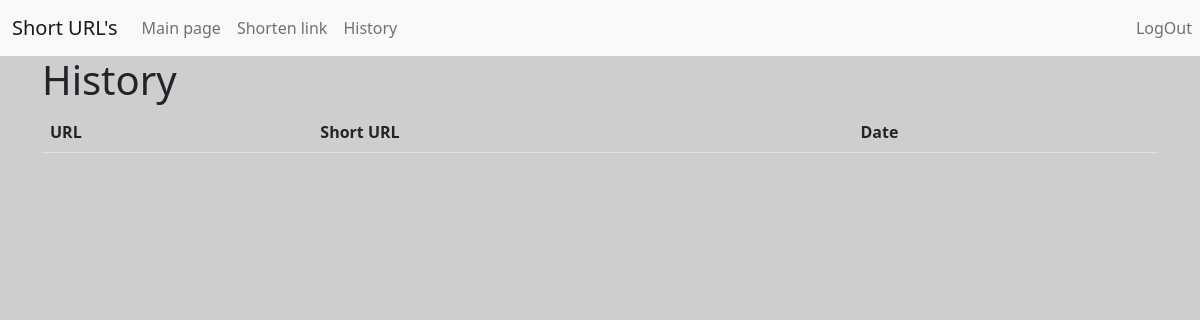
Before: /history/ (signed in) with the older database file.
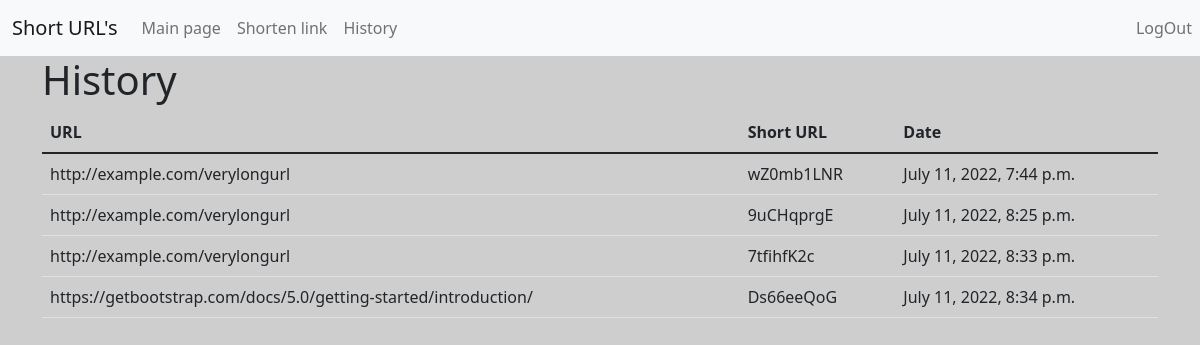
After: the same page with the newer database file.
### shorturl/models.py (models this page shows, shortened)
class Urls(models.Model):
    user = models.ForeignKey(
        settings.AUTH_USER_MODEL, on_delete=models.CASCADE, related_name='urls', verbose_name="creator", default=''
    )
    url = models.CharField(max_length=300, verbose_name='URL')
    short = models.CharField(max_length=200, verbose_name='short')
    created_at = models.DateTimeField(auto_now=True)

### shorturl/views.py (the view)
# urls.py: path('history/', history_list, name='history')
def history_list(request):
    if request.user.is_authenticated:
        url = Urls.objects.filter(user=request.user)
        return render(request, "main/history.html", {"url": url})
    else:
        return redirect('/login/', )

### templates/main/history.html (shortened to what this page needs)
{% extends "base.html" %}
{% load i18n static crispy_forms_filters%}
{% load static %}
{% block content %}
    <h1>History</h1>
    <table class="table">
        <thead>
        <tr>
            <th>URL</th>
            <th>Short URL</th>
            <th>Date</th>
        </tr>
        </thead>
        <tbody>
        {% for item in url %}
                <tr>
                    <td>{{ item.url }}</td>
                    <td>{{ item.short }}</td>
                    <td>{{ item.created_at }}</td>
                </tr>
        {% endfor %}
          </tbody>
    </table>
{% endblock %}

Changed rows visible on the page:
now on this page (row edited): Urls: url "http://example.com/verylongurl", short "wZ0mb1LNR", created_at "July 11, 2022, 7:44 p.m."
now on this page (row edited): Urls: url "http://example.com/verylongurl", short "9uCHqprgE", created_at "July 11, 2022, 8:25 p.m."
now on this page (row edited): Urls: url "http://example.com/verylongurl", short "7tfihfK2c", created_at "July 11, 2022, 8:33 p.m."
now on this page (row edited): Urls: url "https://getbootstrap.com/docs/5.0/getting-started/introduction/", short "Ds66eeQoG", created_at "July 11, 2022, 8:34 p.m."
